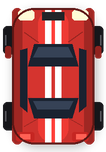
#> input picture assets/player_red.png, 106 x 152 px
$ python generator.py
#> lines starting #> are read from the running program, lines starting #| are printed output that depends on the picture
from PIL import Image, ImageDraw
import colorsys

SRC = "assets/player_red.png"
DST = "assets/generator.png"

img = Image.open(SRC).convert("RGBA")
#> img is the input picture: PIL image 106x152 RGBA; mean R, G, B, A 110.7, 50.1, 50.6, 195.4
W, H = img.size
#> W = 106; H = 152
px = img.load()

# Перекраска: красные оттенки корпуса -> фиолетовые.
# Защищены: свет фар (кремовый), стёкла, колёса, белый, стоп-сигналы.
for y in range(H):
    for x in range(W):
        r, g, b, a = px[x, y]
        if a == 0:
            continue
        if y >= 131 and r > 230 and g < 110:   # стоп-сигналы — не трогаем
            continue
        if r >= g + 10 and r >= b + 10:        # красная семья (корпус, тени, блик)
            h, s, v = colorsys.rgb_to_hsv(r/255, g/255, b/255)
            h, s, v = 282/360, min(1.0, s*0.88), v*0.98
            nr, ng, nb = colorsys.hsv_to_rgb(h, s, v)
            px[x, y] = (round(nr*255), round(ng*255), round(nb*255), a)
        # всё остальное (фары, колёса, стёкла, полосы, контуры) остаётся

d = ImageDraw.Draw(img)
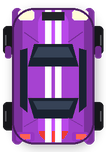
#> img: PIL image 106x152 RGBA; mean R, G, B, A 93, 55, 110.8, 195.4; transparent parts drawn white
NAVY = (26, 34, 48, 255)
WING = (96, 40, 130, 255)      # тёмно-фиолетовое антикрыло
LOUV = (86, 34, 112, 255)

# жалюзи на капоте: по три щели слева и справа от центральных полос
for x0 in (28, 65):
    for yy in (24, 30, 36):
        d.rectangle([x0, yy, x0+13, yy+2], fill=LOUV)

# антикрыло: плоскость + тёмные стойки-торцы (свободная зона y142-152)
d.rectangle([11, 142, 17, 152], fill=NAVY)   # левый торец
d.rectangle([88, 142, 94, 152], fill=NAVY)   # правый торец
d.rounded_rectangle([16, 144, 89, 150], radius=3, fill=WING, outline=NAVY)

img.save(DST)
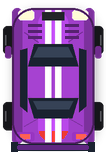
#> saved as generator.png: PIL image 106x152 RGBA; mean R, G, B, A 93.9, 55.8, 112.3, 203.8; transparent parts drawn white
print("saved", DST)

$ run again, with assets/car_sport.png copied over assets/player_red.png
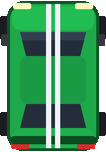
#> input picture assets/car_sport.png, 106 x 152 px
#> img is the input picture: PIL image 106x152 RGBA; mean R, G, B, A 52.5, 125.4, 77, 226.6
#> `img.save(DST)`:
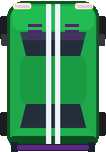
#> saved as generator.png: PIL image 106x152 RGBA; mean R, G, B, A 51.8, 121.1, 79.1, 227.3; transparent parts drawn white
